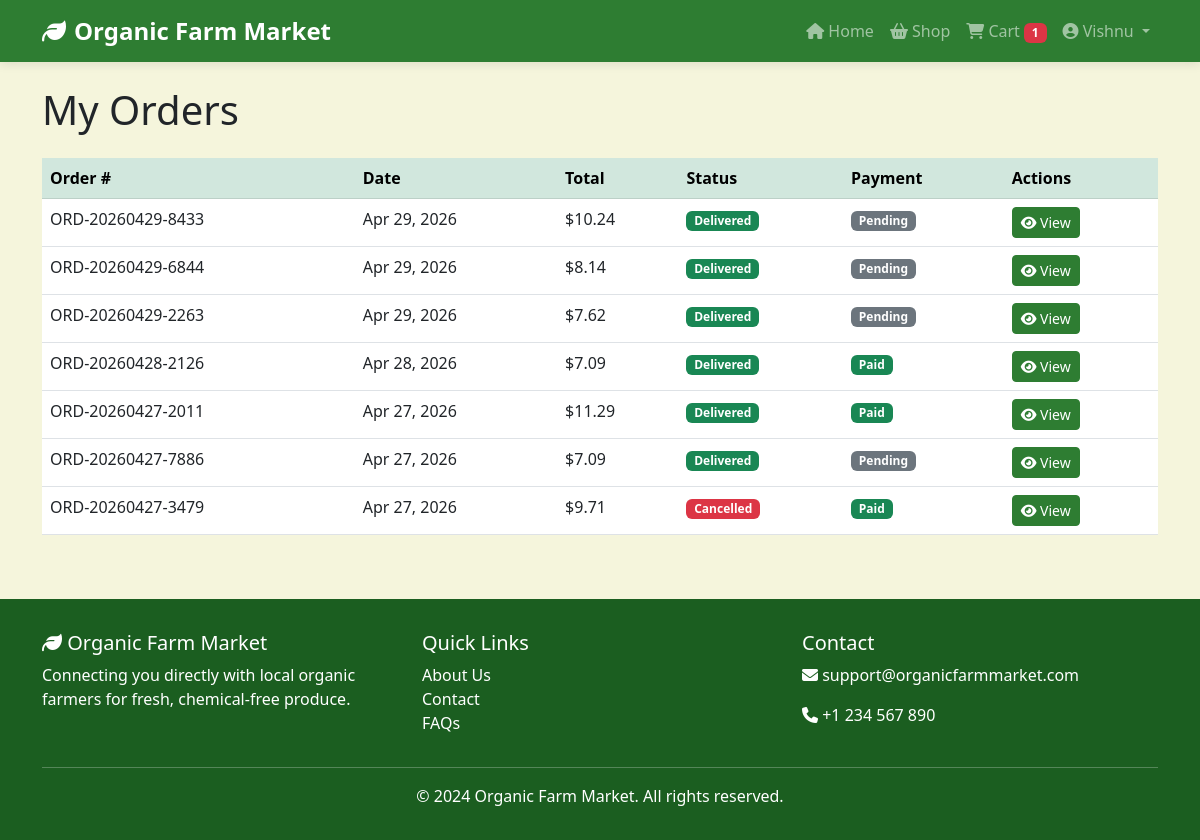
The page /orders/list/ (signed in) on the database its author committed.
### accounts/models.py (models this page shows, shortened)
class User(AbstractUser):
    USER_TYPE_CHOICES = (
        ('customer', 'Customer'),
        ('farmer', 'Farmer'),
    )
    user_type = models.CharField(max_length=10, choices=USER_TYPE_CHOICES, default='customer')
    phone = models.CharField(max_length=15, blank=True, null=True)
    profile_picture = models.ImageField(upload_to='profile_pics/', blank=True, null=True)
    address = models.TextField(blank=True, null=True)
    @property
    def is_farmer(self):
        return self.user_type == 'farmer'

### orders/models.py (models this page shows, shortened)
class Order(models.Model):
    STATUS_CHOICES = (
        ('pending', 'Pending'),
        ('confirmed', 'Confirmed'),
        ('processing', 'Processing'),
        ('shipped', 'Shipped'),
        ('delivered', 'Delivered'),
        ('cancelled', 'Cancelled'),
    )
    PAYMENT_METHOD_CHOICES = (
        ('cod', 'Cash on Delivery'),
        ('card', 'Credit/Debit Card'),
    )
    PAYMENT_STATUS_CHOICES = (
        ('pending', 'Pending'),
        ('paid', 'Paid'),
        ('failed', 'Failed'),
        ('refunded', 'Refunded'),
    )
    customer = models.ForeignKey(User, on_delete=models.CASCADE, related_name='orders')
    order_number = models.CharField(max_length=20, unique=True)
    order_date = models.DateTimeField(auto_now_add=True)
    updated_at = models.DateTimeField(auto_now=True)
    status = models.CharField(max_length=20, choices=STATUS_CHOICES, default='pending')
    delivery_address = models.TextField()
    phone_number = models.CharField(max_length=15)
    delivery_instructions = models.TextField(blank=True, null=True)
    payment_method = models.CharField(max_length=20, choices=PAYMENT_METHOD_CHOICES, default='cod')
    payment_status = models.CharField(max_length=20, choices=PAYMENT_STATUS_CHOICES, default='pending')
    transaction_id = models.CharField(max_length=100, blank=True, null=True)
    subtotal = models.DecimalField(max_digits=10, decimal_places=2, default=Decimal('0.00'))
    shipping_cost = models.DecimalField(max_digits=10, decimal_places=2, default=Decimal('0.00'))
    tax = models.DecimalField(max_digits=10, decimal_places=2, default=Decimal('0.00'))
    total_amount = models.DecimalField(max_digits=10, decimal_places=2, default=Decimal('0.00'))
    tracking_number = models.CharField(max_length=100, blank=True, null=True)
    delivered_date = models.DateTimeField(blank=True, null=True)

### orders/views.py (the view)
# urls.py: path('list/', views.order_list, name='order_list'),
@login_required
def order_list(request):
    orders = Order.objects.filter(customer=request.user).order_by('-order_date')
    context = {
        'orders': orders,
    }
    return render(request, 'orders/order_list.html', context)

### cart/context_processors.py (called while the page is built)
def cart_count(request):
    if request.user.is_authenticated:
        cart = Cart.objects.filter(user=request.user).first()
        if cart:
            return {'cart_count': cart.total_items}
    return {'cart_count': 0}

### cart/models.py (called while the page is built)
    @property
    def total_items(self):
        return sum(item.quantity for item in self.items.all())

### templates/orders/order_list.html (shortened to what this page needs)
{% extends 'base.html' %}
{% block content %}
<div class="container mt-4">
    <h1 class="mb-4">My Orders</h1>
    {% if orders %}
        <div class="table-responsive">
            <table class="table table-hover">
                <thead class="table-success">
                    <tr>
                        <th>Order #</th>
                        <th>Date</th>
                        <th>Total</th>
                        <th>Status</th>
                        <th>Payment</th>
                        <th>Actions</th>
                    </tr>
                </thead>
                <tbody>
                    {% for order in orders %}
                    <tr>
                        <td>{{ order.order_number }}</td>
                        <td>{{ order.order_date|date:"M d, Y" }}</td>
                        <td>${{ order.total_amount|floatformat:2 }}</td>
                        <td>
                            <span class="badge {% if order.status == 'delivered' %}bg-success{% elif order.status == 'cancelled' %}bg-danger{% else %}bg-warning{% endif %}">
                                {{ order.get_status_display }}
                            </span>
                        </td>
                        <td>
                            <span class="badge {% if order.payment_status == 'paid' %}bg-success{% else %}bg-secondary{% endif %}">
                                {{ order.get_payment_status_display }}
                            </span>
                        </td>
                        <td>
                            <a href="{% url 'orders:order_detail' order.id %}" class="btn btn-sm btn-primary">
                                <i class="fas fa-eye"></i> View
                            </a>
                        </td>
                    </tr>
                    {% endfor %}
                </tbody>
            </table>
        </div>
    {% endif %}
</div>
{% endblock %}

### templates/base.html (shortened to what this page needs)
<!DOCTYPE html>
<html lang="en">
<head>
    <link href="https://cdn.jsdelivr.net/npm/bootstrap@5.3.0/dist/css/bootstrap.min.css" rel="stylesheet">
    <link rel="stylesheet" href="https://cdnjs.cloudflare.com/ajax/libs/font-awesome/6.4.0/css/all.min.css">
</head>
<body>
    <nav class="navbar navbar-expand-lg navbar-dark">
        <div class="container">
            <a class="navbar-brand" href="{% url 'pages:home' %}">
                <i class="fas fa-leaf me-2"></i>Organic Farm Market
            </a>
            <div class="collapse navbar-collapse" id="navbarNav">
                <ul class="navbar-nav ms-auto">
                    <li class="nav-item">
                        <a class="nav-link" href="{% url 'pages:home' %}">
                            <i class="fas fa-home"></i> Home
                        </a>
                    </li>
                    <li class="nav-item">
                        <a class="nav-link" href="{% url 'products:product_list' %}">
                            <i class="fas fa-shopping-basket"></i> Shop
                        </a>
                    </li>
                    {% if user.is_authenticated %}
                        {% if user.is_farmer %}
                            <li class="nav-item">
                                <a class="nav-link" href="{% url 'accounts:farmer_dashboard' %}">
                                    <i class="fas fa-tachometer-alt"></i> Dashboard
                                </a>
                            </li>
                            <li class="nav-item">
                                <a class="nav-link" href="{% url 'accounts:customer_dashboard' %}">
                                    <i class="fas fa-user"></i> My Account
                                </a>
                            </li>
                            <li class="nav-item">
                                <a class="nav-link" href="{% url 'products:farmer_product_list' %}">
                                    <i class="fas fa-user"></i> My Products
                                </a>
                            </li>
                            <li class="nav-item">
                                <a class="nav-link" href="{% url 'orders:farmer_orders' %}">
                                    <i class="fas fa-shopping-cart"></i> Orders
                                </a>
                            </li>
                        {% else %}
                            <li class="nav-item">
                                <a class="nav-link" href="{% url 'cart:cart_detail' %}">
                                    <i class="fas fa-shopping-cart"></i> Cart
                                    <span class="badge bg-danger cart-count">{{ cart_count }}</span>
                                </a>
                            </li>
                        {% endif %}
                        <li class="nav-item dropdown">
                            <a class="nav-link dropdown-toggle" href="#" id="userDropdown" role="button" data-bs-toggle="dropdown">
                                <i class="fas fa-user-circle"></i> {{ user.username }}
                            </a>
                        </li>
                    {% endif %}
                </ul>
            </div>
        </div>
    </nav>
    {% block content %}
    {% endblock %}
    <footer class="footer">
        <div class="container">
            <div class="row">
                <div class="col-md-4">
                    <h5><i class="fas fa-leaf"></i> Organic Farm Market</h5>
                    <p>Connecting you directly with local organic farmers for fresh, chemical-free produce.</p>
                </div>
                <div class="col-md-4">
                    <h5>Quick Links</h5>
                    <ul class="list-unstyled">
                        <li><a href="#" class="text-white text-decoration-none">About Us</a></li>
                        <li><a href="#" class="text-white text-decoration-none">Contact</a></li>
                        <li><a href="#" class="text-white text-decoration-none">FAQs</a></li>
                    </ul>
                </div>
                <div class="col-md-4">
                    <h5>Contact</h5>
                    <p><i class="fas fa-envelope"></i> support@organicfarmmarket.com</p>
                    <p><i class="fas fa-phone"></i> +1 234 567 890</p>
                </div>
            </div>
            <hr class="bg-light">
            <div class="text-center">
                <p class="mb-0">&copy; 2024 Organic Farm Market. All rights reserved.</p>
            </div>
        </div>
    </footer>
</body>
</html>

### templates/base.html (style rules this page uses)
:root { --primary-green: #2E7D32; --secondary-orange: #FFB74D; --light-beige: #F5F5DC; --dark-green: #1B5E20; }
body { font-family: 'Segoe UI', Tahoma, Geneva, Verdana, sans-serif; background-color: var(--light-beige); }
.navbar { background-color: var(--primary-green) !important; box-shadow: 0 2px 10px rgba(0,0,0,0.1); }
.navbar-brand { font-weight: bold; font-size: 1.5rem; }
.btn-primary { background-color: var(--primary-green); border-color: var(--primary-green); }
.footer { background-color: var(--dark-green); color: white; padding: 2rem 0; margin-top: 3rem; }

### rows shown on the page
User: username "Vishnu"
Order: order_number "ORD-20260429-8433", order_date "Apr 29, 2026", total_amount "10.24", status "Delivered", payment_status "Pending"
Order: order_number "ORD-20260429-6844", order_date "Apr 29, 2026", total_amount "8.14", status "Delivered", payment_status "Pending"
Order: order_number "ORD-20260429-2263", order_date "Apr 29, 2026", total_amount "7.62", status "Delivered", payment_status "Pending"
Order: order_number "ORD-20260428-2126", order_date "Apr 28, 2026", total_amount "7.09", status "Delivered", payment_status "Paid"
Order: order_number "ORD-20260427-2011", order_date "Apr 27, 2026", total_amount "11.29", status "Delivered", payment_status "Paid"
Order: order_number "ORD-20260427-7886", order_date "Apr 27, 2026", total_amount "7.09", status "Delivered", payment_status "Pending"
Order: order_number "ORD-20260427-3479", order_date "Apr 27, 2026", total_amount "9.71", status "Cancelled", payment_status "Paid"

### other values the page prints
{{ cart_count }} "1"
